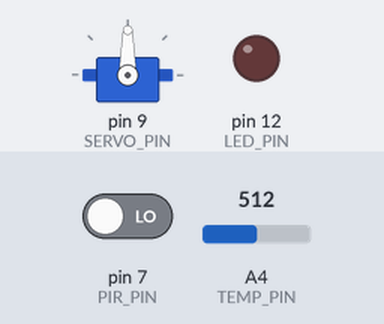
This sketch was run on a simulated Arduino Uno, built with avr-gcc and run on an emulated ATmega328P. Shown: servo, output pins drawn as LEDs (lit = HIGH). Inputs (shaded band) come from the test bench; at power-on: pin 7 (PIR_PIN) LOW, A4 (TEMP_PIN) = 512.

Above: at 2.3 s.
2.4 s: pin 7 (PIR_PIN) driven HIGH
At 3.25 s:
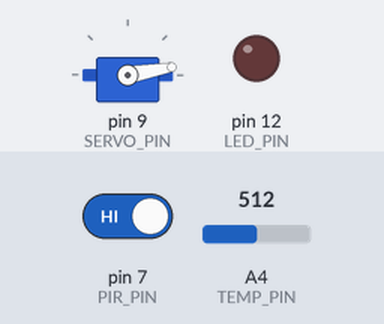
6.5 s: A4 (TEMP_PIN) set to 361
10.5 s: A4 (TEMP_PIN) set to 342
At 11.25 s:
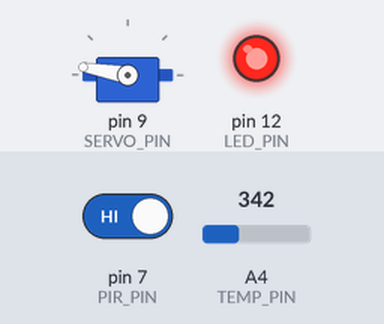
14.0 s: A4 (TEMP_PIN) set to 511
At 14.25 s:
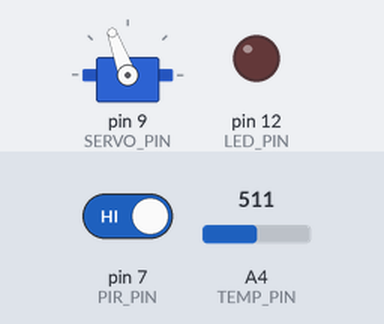
18.0 s: A4 (TEMP_PIN) set to 306
At 20.6 s:
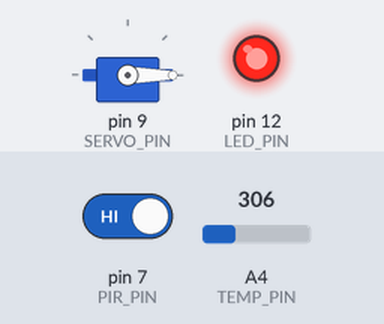
Timing chart, 0 to 22.0 s (numbered marks = the images above; inputs shaded):
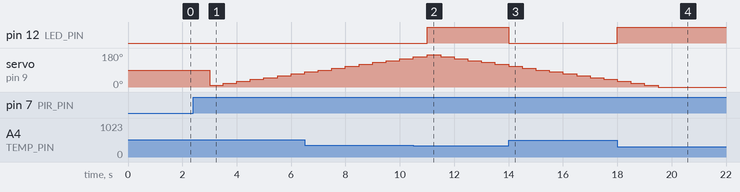

The sketch:

smart-door.ino
```cpp
#include "src/AlertTask.h"
#include "src/DoorTask.h"
#include "src/Led.h"
#include "src/Motor.h"
#include "src/Pir.h"
#include "src/Scheduler.h"
#include "src/TemperatureSensorImpl.h"

#define TEMP_PIN A4
#define LED_PIN 12
#define PIR_PIN 7
#define SERVO_PIN 9

#define DOOR_TASK_PERIOD 500
#define ALERT_TASK_PERIOD 1000
#define SCHED_PERIOD 500

Scheduler sched;

void setup() {
    TemperatureSensor *tempSensor = new TemperatureSensorImpl(TEMP_PIN);
    Light *light = new Led(LED_PIN);
    AlertTask *alertTask = new AlertTask(tempSensor, light);
    alertTask->init(ALERT_TASK_PERIOD);

    Presence *presence = new Pir(PIR_PIN);
    MyServo *myservo = new Motor(SERVO_PIN);
    DoorTask *doorTask = new DoorTask(presence, myservo, alertTask);
    doorTask->init(DOOR_TASK_PERIOD);

    sched.init(SCHED_PERIOD);
    sched.addTask(alertTask);
    sched.addTask(doorTask);
}

void loop() {
    sched.schedule();
}
```

AlertTask.cpp
```cpp
#include "AlertTask.h"

#define ALERT_TEMP 40

AlertTask::AlertTask(TemperatureSensor *tempSensor, Light *light) {
    state = IDLE;
    this->tempSensor = tempSensor;
    this->light = light;
}

void AlertTask::tick() {
    switch (state) {
        case IDLE:
            idle();
            break;
        case ALERT:
            alert();
            break;
    }
}

void AlertTask::idle() {
    float temp = tempSensor->getTemperature();
    if (temp >= ALERT_TEMP) {
        light->switchOn();
        state = ALERT;
    }
}

void AlertTask::alert() {
    float temp = tempSensor->getTemperature();
    if (temp < ALERT_TEMP) {
        light->switchOff();
        state = IDLE;
    }
}

AlertTaskState AlertTask::getState() {
    return state;
}
```

AlertTask.h
```cpp
#ifndef __ALERT_TASK__
#define __ALERT_TASK__

#include "Light.h"
#include "Task.h"
#include "TemperatureSensor.h"

typedef enum { IDLE, ALERT } AlertTaskState;

class AlertTask : public Task {
   public:
    AlertTask(TemperatureSensor *tempSensor, Light *light);
    AlertTaskState getState();
    void tick();

   private:
    AlertTaskState state;
    TemperatureSensor *tempSensor;
    Light *light;

    void idle();
    void alert();
};

#endif
```

DoorTask.cpp
```cpp
#include "DoorTask.h"

#define OPENED_ANGLE 180
#define CLOSED_ANGLE 0
#define STEP 10
#define OPENED_PERIOD 10000

DoorTask::DoorTask(Presence* presence, MyServo* myservo, AlertTask* alertTask) {
    this->presence = presence;
    this->myservo = myservo;
    this->alertTask = alertTask;
    state = CLOSED;
    openedTimeElapsed = 0;
}

void DoorTask::tick() {
    switch (state) {
        case CLOSED:
            closed();
            break;
        case OPENING:
            opening();
            break;
        case OPENED:
            opened();
            break;
        case CLOSING:
            closing();
            break;
    }
}

void DoorTask::closed() {
    if (alertTask->getState() != AlertTaskState::ALERT && presence->isPresent()) {
        state = OPENING;
    }
}

void DoorTask::opening() {
    if (alertTask->getState() == AlertTaskState::ALERT) {
        state = CLOSING;
    }

    int curr = myservo->getAngle();
    int newPos = curr + STEP;
    myservo->setAngle(newPos);

    if (newPos == OPENED_ANGLE) {
        openedTimeElapsed = 0;
        state = OPENED;
    }
}

void DoorTask::closing() {
    int curr = myservo->getAngle();
    int newPos = curr - STEP;
    myservo->setAngle(newPos);

    if (newPos == CLOSED_ANGLE) {
        state = CLOSED;
    }
}

void DoorTask::opened() {
    if (alertTask->getState() == AlertTaskState::ALERT) {
        state = CLOSING;
    }
    openedTimeElapsed += this->taskPeriod;
    if (openedTimeElapsed >= OPENED_PERIOD) {
        state = CLOSING;
    }
}
```

DoorTask.h
```cpp
#ifndef __DOOR_TASK__
#define __DOOR_TASK__

#include "AlertTask.h"
#include "MyServo.h"
#include "Presence.h"
#include "Task.h"

typedef enum { CLOSED, OPENING, OPENED, CLOSING } DoorTaskState;

class DoorTask : public Task {
   public:
    DoorTask(Presence* presence, MyServo* myservo, AlertTask* alertTask);
    void tick();

   private:
    Presence* presence;
    MyServo* myservo;
    AlertTask* alertTask;
    int openedTimeElapsed;

    DoorTaskState state;

    void closed();
    void opening();
    void opened();
    void closing();
};

#endif
```

Led.cpp
```cpp
#include "Led.h"
#include "Arduino.h"

Led::Led(int pin)
{
  this->pin = pin;
  pinMode(pin, OUTPUT);
}

void Led::switchOn()
{
  digitalWrite(pin, HIGH);
}

void Led::switchOff()
{
  digitalWrite(pin, LOW);
};
```

Led.h
```cpp
#ifndef __LED__
#define __LED__

#include "Light.h"

class Led: public Light {
public:
  Led(int pin);
  void switchOn();
  void switchOff();
private:
  int pin;
};

#endif
```

Light.h
```cpp
#ifndef __LIGHT__
#define __LIGHT__

class Light {
public:
  virtual void switchOn() = 0;
  virtual void switchOff() = 0;
};

#endif
```

Motor.cpp
```cpp
#include "Motor.h"

#include "Arduino.h"

Motor::Motor(int pin) {
    this->pin = pin;
    this->pos = 0;
    this->servo.attach(pin);
}

void Motor::setAngle(int newPos) {
    pos = newPos;
    servo.write(mapPos(pos));
}

void Motor::forward() {
    pos = pos < 180 ? ++pos : pos;
    servo.write(mapPos(pos));
};

void Motor::backward() {
    pos = pos > 0 ? --pos : pos;
    servo.write(mapPos(pos));
}

int Motor::getAngle() {
    return pos;
};

int Motor::mapPos(int pos) {
    return map(pos, 0, 180, MIN_PULSE_WIDTH, MAX_PULSE_WIDTH);
}
```

Motor.h
```cpp
#ifndef __MOTOR__
#define __MOTOR__

#include "MyServo.h"
#include "ServoTimer2.h"

class Motor : public MyServo {
   public:
    Motor(int pin);
    void setAngle(int newPos);
    void forward();
    void backward();
    int getAngle();

   private:
    int pin;
    int pos;
    ServoTimer2 servo;
    int mapPos(int pos);
};

#endif
```

MyServo.h
```cpp
#ifndef __MYSERVO__
#define __MYSERVO__

class MyServo {
   public:
    virtual void setAngle(int newPos) = 0;
    virtual void forward() = 0;
    virtual void backward() = 0;
    virtual int getAngle() = 0;
};
#endif
```

Pir.cpp
```cpp
#include "Pir.h"

#include <Arduino.h>

Pir::Pir(int pin) {
    this->pin = pin;
    pinMode(pin, INPUT);
}

bool Pir::isPresent() {
    return digitalRead(pin) == HIGH;
}
```

Pir.h
```cpp
#ifndef __PIR__
#define __PIR__

#include "Presence.h"

class Pir : public Presence {
   public:
    Pir(int pin);
    bool isPresent();

   private:
    int pin;
};

#endif
```

Presence.h
```cpp
#ifndef __PRESENCE__
#define __PRESENCE__

class Presence {
   public:
    virtual bool isPresent() = 0;
};

#endif
```

Scheduler.cpp
```cpp
#include "Scheduler.h"

void Scheduler::init(int basePeriod) {
    this->basePeriod = basePeriod;
    timer.setupPeriod(basePeriod);
    nTasks = 0;
}

bool Scheduler::addTask(Task *task) {
    if (nTasks < MAX_TASKS - 1) {
        taskList[nTasks] = task;
        nTasks++;
        return true;
    } else {
        return false;
    }
}

void Scheduler::schedule() {
    timer.waitForNextTick();
    for (int i = 0; i < nTasks; i++) {
        if (taskList[i]->updateAndCheckTime(basePeriod)) {
            taskList[i]->tick();
        }
    }
}
```

Scheduler.h
```cpp
#ifndef __SCHEDULER__
#define __SCHEDULER__

#include "Task.h"
#include "Timer.h"

#define MAX_TASKS 10

class Scheduler {
    int basePeriod;
    int nTasks;
    Task *taskList[MAX_TASKS];
    Timer timer;

   public:
    void init(int basePeriod);
    virtual bool addTask(Task *task);
    virtual void schedule();
};

#endif
```

Task.h
```cpp
#ifndef __TASK__
#define __TASK__

#include <Arduino.h>

class Task {
    int timeElapsed;

   protected:
    int taskPeriod;

   public:
    virtual void init(int period) {
        taskPeriod = period;
        timeElapsed = 0;
    }

    virtual void tick() = 0;

    bool updateAndCheckTime(int basePeriod) {
        timeElapsed += basePeriod;
        if (timeElapsed >= taskPeriod) {
            timeElapsed = 0;
            return true;
        } else {
            return false;
        }
    }
};

#endif
```

TemperatureSensor.h
```cpp
#ifndef __TEMPERATURE_SENSOR__
#define __TEMPERATURE_SENSOR__

class TemperatureSensor {
   public:
    virtual float getTemperature() = 0;
};

#endif
```

TemperatureSensorImpl.cpp
```cpp
#include "TemperatureSensorImpl.h"

#include "Arduino.h"

// should match the Beta Coefficient of the thermistor
const float BETA = 3950;

TemperatureSensorImpl::TemperatureSensorImpl(int pin) {
    this->pin = pin;
    pinMode(pin, INPUT);
}

float TemperatureSensorImpl::getTemperature() {
    int value = analogRead(this->pin);

    float celsius = 1 / (log(1 / (1023. / value - 1)) / BETA + 1.0 / 298.15) - 273.15;

    return celsius;
}
```

TemperatureSensorImpl.h
```cpp
#include "TemperatureSensor.h"

class TemperatureSensorImpl : public TemperatureSensor {
   private:
    int pin;

   public:
    TemperatureSensorImpl(int pin);
    float getTemperature();
};
```

Timer.cpp
```cpp
#include "Timer.h"

#include <TimerOne.h>

#include "Arduino.h"

volatile bool timerFlag = false;

void timerHandler() {
    timerFlag = true;
}

Timer::Timer() {
    timerFlag = false;
    Timer1.detachInterrupt();
}

/* period in ms */
void Timer::setupPeriod(int period) {
    Timer1.initialize(period * 1000L);
    Timer1.attachInterrupt(timerHandler);
}

void Timer::waitForNextTick() {
    /* wait for timer signal */
    while (!timerFlag) {
    }
    timerFlag = false;
}
```

Timer.h
```cpp
#ifndef __TIMER__
#define __TIMER__

class Timer
{

public:
  Timer();
  void setupPeriod(int period);
  void waitForNextTick();
};

#endif
```

Measured:
- the behaviour switches between 355 and 354 on A4 (TEMP_PIN) (found by bisection; images 1 and 2)
- after the input at 2.4 s, servo on pin 9 (SERVO_PIN): 90° → 10° after 0.60 s, → 20° 0.50 s later, → 30° 0.50 s later, → 40° 0.50 s later, … (7 changes in this stretch)
- after the input at 10.5 s, pin 12 (LED_PIN): LOW → HIGH after 0.50 s
- after the input at 14.0 s, pin 12 (LED_PIN): HIGH → LOW at once
- after the input at 18.0 s, pin 12 (LED_PIN): LOW → HIGH at once; servo on pin 9 (SERVO_PIN): goes on until 19.5 s, then stays 0°
